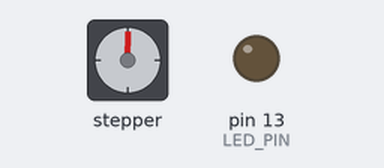
This sketch was run on a simulated Arduino Uno, built with avr-gcc and run on an emulated ATmega328P. On the bench: stepper motor, output pins drawn as LEDs (lit = HIGH). Stepper angles assume 2048 steps per turn.

Above: at 0.36 s.
At 10.0 s:
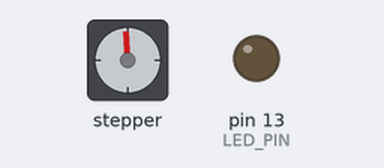
At 20.17 s:
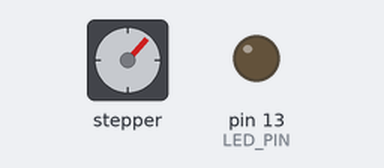
At 39.76 s:
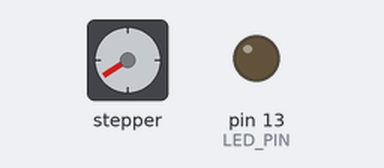
Timing chart, 0 to 40.0 s (numbered marks = the images above):
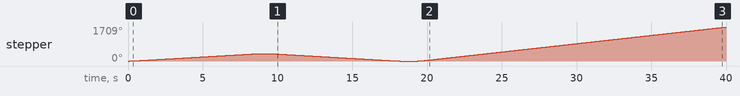

The sketch:

TinyStepper.ino
```cpp
//      ******************************************************************
//      *                                                                *
//      *   Simple example for controlling the 28BYJ-48 stepper motor    *
//      *                                                                *
//      *            S. Reifel & Co.                6/24/2018            *
//      *                                                                *
//      ******************************************************************


// This is the simplest example of how to run a 28BYJ-48 stepper motor.
//
// Documentation for this library can be found at:
//    https://github.com/Stan-Reifel/TinyStepper_28BYJ_48
//
//
// This library requires that the stepper motor be connected to the Arduino
// using ULN2003 driver board.

// ***********************************************************************


#include <TinyStepper_28BYJ_48.h>


//
// pin assignments, any digital pins can be used
//
const int LED_PIN = 13;
const int MOTOR_IN1_PIN = 8;
const int MOTOR_IN2_PIN = 9;
const int MOTOR_IN3_PIN = 10;
const int MOTOR_IN4_PIN = 11;


const int STEPS_PER_REVOLUTION = 2048;


//
// create the stepper motor object
//
TinyStepper_28BYJ_48 stepper;


void setup()
{
  //
  // setup the LED pin and enable print statements
  //
  pinMode(LED_PIN, OUTPUT);
  Serial.begin(9600);


  //
  // connect and configure the stepper motor to its IO pins
  //
  stepper.connectToPins(MOTOR_IN1_PIN, MOTOR_IN2_PIN, MOTOR_IN3_PIN, MOTOR_IN4_PIN);
}


void loop()
{
  //
  // Note: This example uses "relative" motions.  This means that each
  // command will move the number of steps given, starting from it's
  // current position.
  //

  //
  // set the speed and acceleration rates for the stepper motor
  //
  stepper.setSpeedInStepsPerSecond(256);
  stepper.setAccelerationInStepsPerSecondPerSecond(512);

  //
  // Rotate the motor in the forward direction one revolution (2048 steps).
  // This function call will not return until the motion is complete.
  //
  stepper.moveRelativeInSteps(2048);

  //
  // now that the rotation has finished, delay 1 second before starting
  // the next move
  //
  delay(1000);

  //
  // rotate backward 1 rotation, then wait 1 second
  //
  stepper.moveRelativeInSteps(-2048);
  delay(1000);

  //
  // This time speedup the motor, turning 5 revolutions.  Note if you
  // tell a stepper motor to go faster than it can, it just stops.
  //
  stepper.setSpeedInStepsPerSecond(500);
  stepper.setAccelerationInStepsPerSecondPerSecond(1000);
  stepper.moveRelativeInSteps(2048 * 5);
  delay(2000);
}
```

Measured:
- by itself, stepper: turns 360° clockwise in 8.5 s, then 360° counter-clockwise in 8.5 s, then 1709° clockwise in 20.6 s
